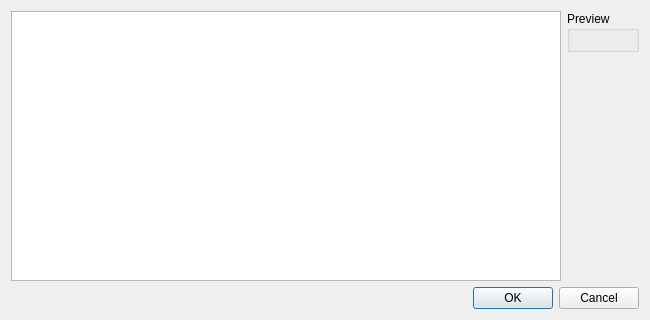
<ui version="4.0" >
 <class>LoadBookmarkDialog</class>
 <widget class="QDialog" name="LoadBookmarkDialog" >
  <property name="geometry" >
   <rect>
    <x>0</x>
    <y>0</y>
    <width>650</width>
    <height>320</height>
   </rect>
  </property>
  <property name="windowTitle" >
   <string>Load Bookmark</string>
  </property>
  <layout class="QVBoxLayout" >
   <item>
    <layout class="QHBoxLayout" >
     <item>
      <widget class="BookmarkListView" name="listView" />
     </item>
     <item>
      <layout class="QVBoxLayout" >
       <item>
        <widget class="QGroupBox" name="groupPreview" >
         <property name="title" >
          <string>Preview</string>
         </property>
         <layout class="QVBoxLayout" >
          <item>
           <widget class="ViewContainer" native="1" name="viewContainer" >
            <property name="sizePolicy" >
             <sizepolicy vsizetype="Minimum" hsizetype="Minimum" >
              <horstretch>0</horstretch>
              <verstretch>0</verstretch>
             </sizepolicy>
            </property>
           </widget>
          </item>
         </layout>
        </widget>
       </item>
       <item>
        <spacer>
         <property name="orientation" >
          <enum>Qt::Vertical</enum>
         </property>
         <property name="sizeHint" >
          <size>
           <width>20</width>
           <height>40</height>
          </size>
         </property>
        </spacer>
       </item>
      </layout>
     </item>
    </layout>
   </item>
   <item>
    <widget class="QDialogButtonBox" name="buttonBox" >
     <property name="orientation" >
      <enum>Qt::Horizontal</enum>
     </property>
     <property name="standardButtons" >
      <set>QDialogButtonBox::Cancel|QDialogButtonBox::NoButton|QDialogButtonBox::Ok</set>
     </property>
    </widget>
   </item>
  </layout>
 </widget>
 <customwidgets>
  <customwidget>
   <class>BookmarkListView</class>
   <extends>QListView</extends>
   <header>bookmarklistview.h</header>
  </customwidget>
  <customwidget>
   <class>ViewContainer</class>
   <extends>QWidget</extends>
   <header>viewcontainer.h</header>
   <container>1</container>
  </customwidget>
 </customwidgets>
 <resources/>
 <connections>
  <connection>
   <sender>buttonBox</sender>
   <signal>accepted()</signal>
   <receiver>LoadBookmarkDialog</receiver>
   <slot>accept()</slot>
   <hints>
    <hint type="sourcelabel" >
     <x>248</x>
     <y>254</y>
    </hint>
    <hint type="destinationlabel" >
     <x>157</x>
     <y>274</y>
    </hint>
   </hints>
  </connection>
  <connection>
   <sender>buttonBox</sender>
   <signal>rejected()</signal>
   <receiver>LoadBookmarkDialog</receiver>
   <slot>reject()</slot>
   <hints>
    <hint type="sourcelabel" >
     <x>316</x>
     <y>260</y>
    </hint>
    <hint type="destinationlabel" >
     <x>286</x>
     <y>274</y>
    </hint>
   </hints>
  </connection>
 </connections>
</ui>
